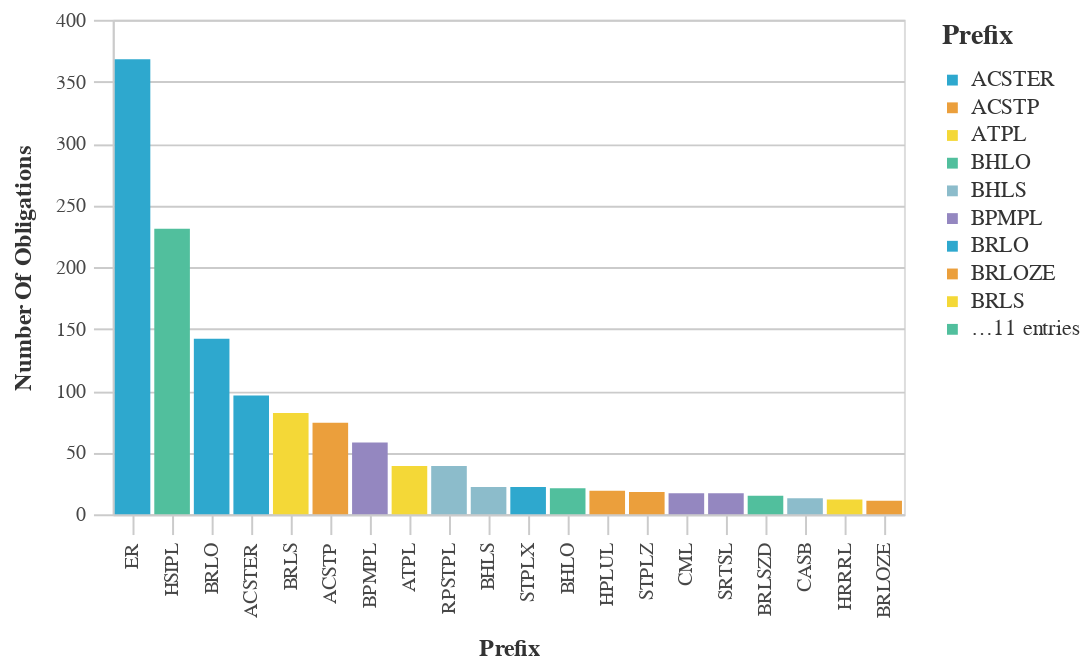

The notebook cell saved with this chart:
### Markdown cell above
### Most Used Prefix Codes

### Code cell
#Bar chart with the Most Used Prefix Counts
chart_df = (df_top>>filter(_.variable=='prefix')).rename(columns={"value":"Prefix",
                                 "count":"Number of Obligations"})
chart9= (_dla_utils.basic_bar_chart_no_save(chart_df, 'Prefix', 'Number of Obligations', 'Prefix', district))
    

display(chart9)

### Figure 1 — Vega-Lite specification as saved in the notebook (floating-point values rounded to 4 significant figures)
{"config": {"view": {"continuousWidth": 400, "continuousHeight": 300}, "axis": {"domainColor": "#cbcbcb", "grid": true, "gridColor": "#cbcbcb", "gridWidth": 1, "labelColor": "#474747", "labelFont": "Nunito Sans", "labelFontSize": 10, "labelPadding": 4, "tickColor": "#cbcbcb", "tickSize": 10, "titleColor": "#333", "titleFont": "Raleway", "titleFontSize": 12, "titlePadding": 10}, "axisBand": {"grid": false}, "background": "white", "font": "Raleway", "header": {"labelFont": "Nunito Sans", "titleFont": "Raleway"}, "legend": {"labelColor": "#333", "labelFont": "Nunito Sans", "labelFontSize": 11, "labelLimit": 0, "padding": 1, "symbolSize": 30, "symbolType": "square", "titleColor": "#333", "titleFont": "Raleway", "titleFontSize": 14, "titlePadding": 10}, "title": {"anchor": "middle", "font": "Raleway", "fontSize": 18, "fontWeight": 300, "offset": 20}}, "data": {"name": "data-bc348a92c2e2575b9a5151774b7bbbc5"}, "mark": "bar", "encoding": {"color": {"field": "Prefix", "legend": {"symbolLimit": 10, "title": "Prefix"}, "scale": {"range": ["#2EA8CE", "#EB9F3C", "#F4D837", "#51BF9D", "#8CBCCB", "#9487C0"]}, "type": "nominal"}, "tooltip": [{"field": "Prefix", "title": "Prefix", "type": "nominal"}, {"field": "Number of Obligations", "title": "Number Of Obligations", "type": "quantitative"}], "x": {"field": "Prefix", "sort": "-y", "title": "Prefix", "type": "nominal"}, "y": {"field": "Number of Obligations", "title": "Number Of Obligations", "type": "quantitative"}}, "height": 250, "width": 400, "$schema": "https://vega.github.io/schema/vega-lite/v4.17.0.json", "datasets": {"data-bc348a92c2e2575b9a5151774b7bbbc5": [{"Prefix": "ER", "Number of Obligations": 368, "variable": "prefix"}, {"Prefix": "HSIPL", "Number of Obligations": 231, "variable": "prefix"}, {"Prefix": "BRLO", "Number of Obligations": 142, "variable": "prefix"}, {"Prefix": "ACSTER", "Number of Obligations": 96, "variable": "prefix"}, {"Prefix": "BRLS", "Number of Obligations": 82, "variable": "prefix"}, {"Prefix": "ACSTP", "Number of Obligations": 74, "variable": "prefix"}, {"Prefix": "BPMPL", "Number of Obligations": 58, "variable": "prefix"}, {"Prefix": "ATPL", "Number of Obligations": 39, "variable": "prefix"}, {"Prefix": "RPSTPL", "Number of Obligations": 39, "variable": "prefix"}, {"Prefix": "BHLS", "Number of Obligations": 22, "variable": "prefix"}, {"Prefix": "STPLX", "Number of Obligations": 22, "variable": "prefix"}, {"Prefix": "BHLO", "Number of Obligations": 21, "variable": "prefix"}, {"Prefix": "HPLUL", "Number of Obligations": 19, "variable": "prefix"}, {"Prefix": "STPLZ", "Number of Obligations": 18, "variable": "prefix"}, {"Prefix": "CML", "Number of Obligations": 17, "variable": "prefix"}, {"Prefix": "SRTSL", "Number of Obligations": 17, "variable": "prefix"}, {"Prefix": "BRLSZD", "Number of Obligations": 15, "variable": "prefix"}, {"Prefix": "CASB", "Number of Obligations": 13, "variable": "prefix"}, {"Prefix": "HRRRL", "Number of Obligations": 12, "variable": "prefix"}, {"Prefix": "BRLOZE", "Number of Obligations": 11, "variable": "prefix"}]}}
